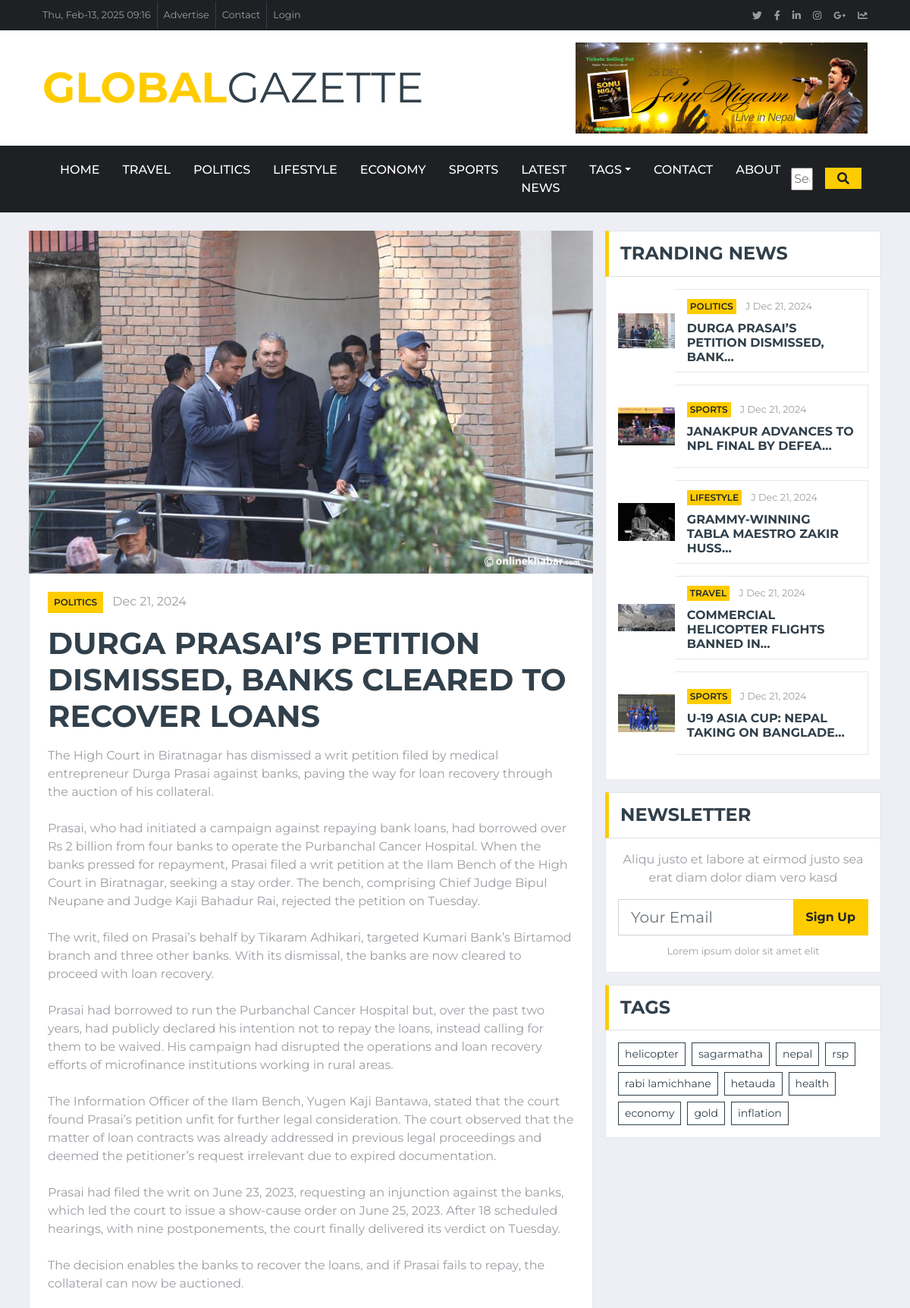
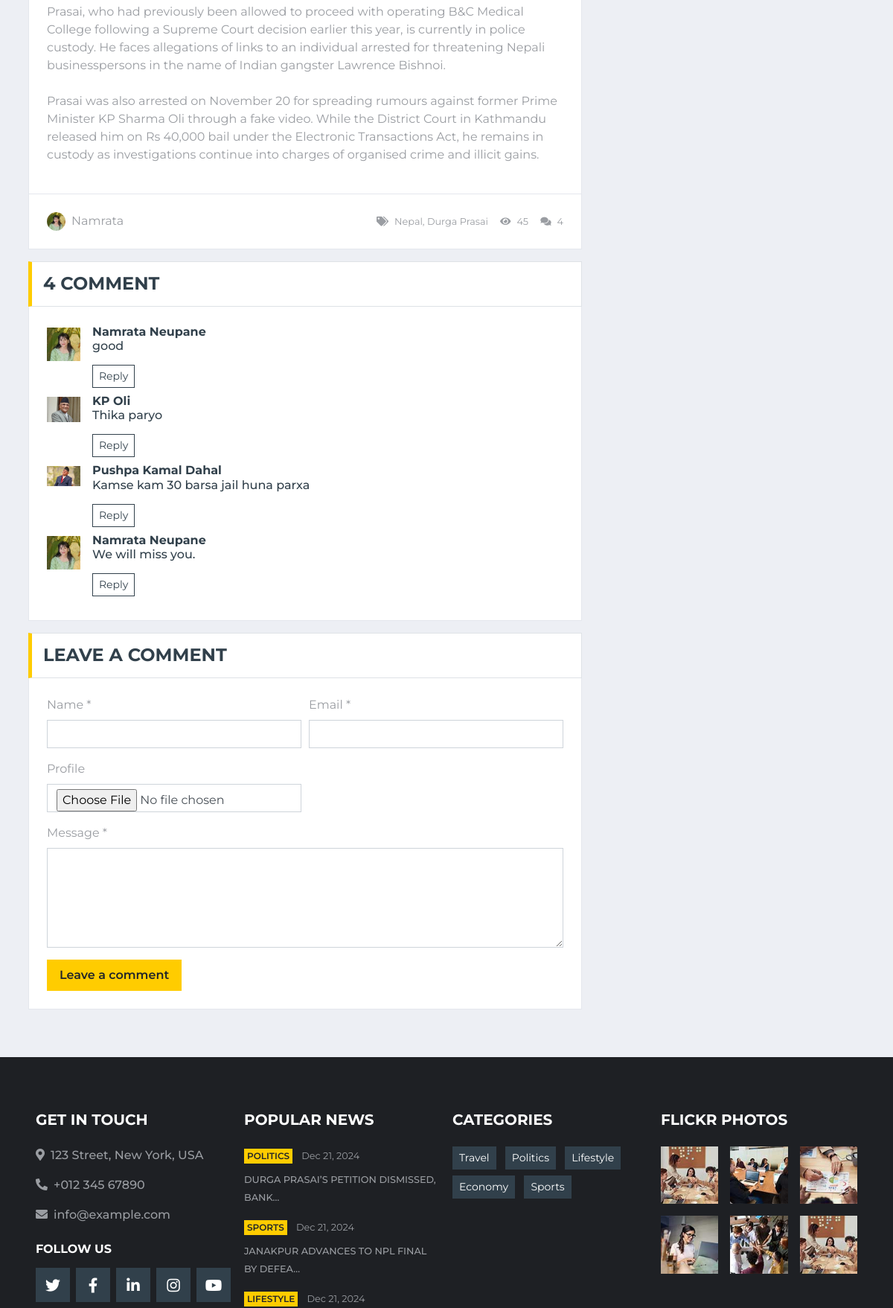
Page /Post-detail/6/ (upper part) on the committed database (2 pictures, top to bottom).
### news_app/models.py (models this page shows, shortened)
class TimeStamp(models.Model):
    created_at = models.DateTimeField(auto_now_add=True)
    updated_at = models.DateTimeField(auto_now=True)
    class Meta:
        abstract = True

class Category(TimeStamp):
    name = models.CharField(max_length=100)

class Post(TimeStamp):
    STATUS =[
        ("active", "Active"),
        ("in_active", "Inactive"),
    ]
    title = models.CharField(max_length=250)
    content = models.TextField()
    author = models.ForeignKey("auth.User", on_delete=models.CASCADE)
    image = models.ImageField(upload_to="images/%Y/%m/%d", blank=False)
    status = models.CharField(max_length=20,choices=STATUS,default="active")
    published_at = models.DateTimeField(null=True, blank=True)
    views_count = models.PositiveBigIntegerField(default=0)
    category = models.ForeignKey(Category, on_delete=models.CASCADE)
    tag = models.ManyToManyField(Tag)

class Tag(TimeStamp):
    name = models.CharField(max_length=100)
    def __str__(self):
        return self.name

class Comment(TimeStamp):
    post = models.ForeignKey(Post, on_delete= models.CASCADE)
    comment = models.TextField()
    profile = models.ImageField(upload_to="images/%Y/%m/%d", default="")
    name = models.CharField(max_length=20)
    email = models.EmailField()

### news_app/views.py (the view)
# urls.py: path("Post-detail/<int:pk>/", views.PostDetail.as_view(), name="Post-detail"),
class PostDetail(DetailView):
    model = Post
    template_name = "global/post_detail/post_detail.html"
    context_object_name = "post"
    def get_queryset(self):
        query = super().get_queryset()
        query = query.filter(published_at__isnull = False, status= "active")
        return query
    def get_context_data(self, **kwargs):
        context = super().get_context_data(**kwargs)
        obj = self.get_object()
        obj.views_count += 1
        obj.save()
        context["comments"] = Comment.objects.filter(post= obj)
        return context

### templates/global/post_detail/post_detail.html
{% extends "global/base.html" %}
{% block content %}
<div class="container-fluid">
    <div class="container">
        <div class="row">
            <div class="col-lg-8">
                {% include "global/post_detail/left/post_view.html" %}
                {% include "global/post_detail/left/comment_list.html" %}
                {% include "global/post_detail/left/comment_form.html" %}
            </div>
            <div class="col-lg-4">
                <br>
                {% include "global/home/latest/right/trending.html" %}
                {% include "global/home/latest/right/newsletter.html" %}
                {% include "global/home/latest/right/tags.html" %}
            </div>
        </div>
    </div>
</div>
{% endblock content %}

### templates/global/header.html (shortened to what this page needs)
 {% load static %}
 <div class="container-fluid d-none d-lg-block">
    <div class="row align-items-center bg-dark px-lg-5">
        <div class="col-lg-9">
            <nav class="navbar navbar-expand-sm bg-dark p-0">
                <ul class="navbar-nav ml-n2">
                    <li class="nav-item border-right border-secondary">
                        <a class="nav-link text-body small" href="#">{% now "D, M-d, Y   h:i" %}</a>
                    </li>
                    <li class="nav-item border-right border-secondary">
                        <a class="nav-link text-body small" href="#">Advertise</a>
                    </li>
                    <li class="nav-item border-right border-secondary">
                        <a class="nav-link text-body small" href="{% url 'contact' %}">Contact</a>
                    </li>
                    <li class="nav-item">
                        <a class="nav-link text-body small" href="#">Login</a>
                    </li>
                </ul>
            </nav>
        </div>
        <div class="col-lg-3 text-right d-none d-md-block">
            <nav class="navbar navbar-expand-sm bg-dark p-0">
                <ul class="navbar-nav ml-auto mr-n2">
                    <li class="nav-item">
                        <a class="nav-link text-body" href="#"><small class="fab fa-twitter"></small></a>
                    </li>
                    <li class="nav-item">
                        <a class="nav-link text-body" href="#"><small class="fab fa-facebook-f"></small></a>
                    </li>
                    <li class="nav-item">
                        <a class="nav-link text-body" href="#"><small class="fab fa-linkedin-in"></small></a>
                    </li>
                    <li class="nav-item">
                        <a class="nav-link text-body" href="#"><small class="fab fa-instagram"></small></a>
                    </li>
                    <li class="nav-item">
                        <a class="nav-link text-body" href="#"><small class="fab fa-google-plus-g"></small></a>
                    </li>
                    <li class="nav-item">
                        <a class="nav-link text-body" href="#"><small class="fas fa-chart-line"></small></a>
                    </li>
                </ul>
            </nav>
        </div>
    </div>
    <div class="row align-items-center bg-white py-3 px-lg-5">
        <div class="col-lg-4">
            <a href="index.html" class="navbar-brand p-0 d-none d-lg-block">
                <h1 class="m-0 display-4 text-uppercase text-primary">Global<span class="text-secondary font-weight-normal">Gazette</span></h1>
            </a>
        </div>
        <div class="col-lg-8 text-center text-lg-right">
            <a href="https://htmlcodex.com"><img class="img-fluid" src="{% static 'global/img/sonu2.png' %}" alt=""></a>
        </div>
    </div>
</div>
<div class="container-fluid p-0">
    <nav class="navbar navbar-expand-lg bg-dark navbar-dark py-2 py-lg-0 px-lg-5">
        <div class="collapse navbar-collapse justify-content-between px-0 px-lg-3" id="navbarCollapse">
            <div class="navbar-nav mr-auto py-0">
                <a href="/" class="nav-item nav-link {% if request.path == '/' %}active{% endif %}">Home</a>
                {% for category in categories %}
                <a href="{% url 'post-by-category' category.id %}" class="nav-item nav-link">{{ category.name }}</a>
                {% endfor %}
                <a href="{% url 'post-list' %}" class="nav-item nav-link">latest News</a>
                <div class="nav-item dropdown">
                    <a href="#" class="nav-link dropdown-toggle" data-toggle="dropdown">Tags</a>
                </div>
                <a href="{% url 'contact' %}" class="nav-item nav-link">Contact</a>
                <a href="{% url 'about' %}" class="nav-item nav-link">About</a>
            </div>
            <div class="input-group-append">
                <form method="get" action="{% url 'post-search' %}">
                    <div class="row">
                        <div class="col">
                            <input class="input-group ml-auto d-none d-lg-flex" style="width: 100%; max-width: 300px;" type="text" name="query" placeholder="Search...">
                        </div>
                        <div class="col-auto">
                            <button class="input-group-text bg-primary text-dark border-0 px-3" style="float: right;"><i class="fa fa-search"></i></button>
                        </div>
                    </div>
                </form>
            </div>
        </div>
    </nav>
</div>

### templates/global/post_detail/left/post_view.html
 {% load static %}
 <br>
<div class="position-relative mb-3">
    <img class="img-fluid w-100" src="{{ post.image.url }}" style="object-fit: cover;">
    <div class="bg-white border border-top-0 p-4">
        <div class="mb-3">
            <a class="badge badge-primary text-uppercase font-weight-semi-bold p-2 mr-2"
                href="">{{ post.category.name }}</a>
            <a class="text-body" href="">{{ post.published_at|date:"M d, Y" }}</a>
        </div>
        <h1 class="mb-3 text-secondary text-uppercase font-weight-bold">{{ post.title }}</h1>
        <p>
            {{ post.content| linebreaksbr }}
        </p>
    </div>
    <div class="d-flex justify-content-between bg-white border border-top-0 p-4">
        <div class="d-flex align-items-center">
            <img class="rounded-circle mr-2" src="{% static 'global/img/author.jpg' %}" width="25" height="25" alt="">
            <span>{{ post.author.username }}</span>
        </div>
        <div class="d-flex align-items-center">
            <small class="ml-3"><i class="fa fa-tags mr-2"></i>{{ post.tag.all|join:", " }}</small>
            <small class="ml-3"><i class="fa fa-eye mr-2"></i>{{ post.views_count }}</small>
            <small class="ml-3"><i class="fa fa-comments mr-2"></i>{{ post.comment_set.count }}</small>
        </div>
    </div>
</div>

### templates/global/post_detail/left/comment_list.html
<div class="mb-3">
    <div class="section-title mb-0">
        <h4 class="m-0 text-uppercase font-weight-bold">{{ post.comment_set.count }} Comment</h4>
    </div>
    <div class="bg-white border border-top-0 p-4">
       {% for comment in comments %}
        <div class="media">
            <img src="{{ comment.profile.url }}" alt="Image" class="img-fluid mr-3 mt-1" style="width: 45px;">
            <div class="media-body">
                <h6><a class="text-secondary font-weight-bold" href="">{{ comment.name }}</a>
                <p>{{ comment.comment }}</p>
                <button class="btn btn-sm btn-outline-secondary">Reply</button>
            </div>
        </div>
        {% endfor %}
    </div>
</div>

### templates/global/home/latest/right/trending.html
<div class="mb-3">
    <div class="section-title mb-0">
        <h4 class="m-0 text-uppercase font-weight-bold">Tranding News</h4>
    </div>
    <div class="bg-white border border-top-0 p-3">
        {% for post in trending %}
        <div class="d-flex align-items-center bg-white mb-3" style="height: 110px;">
            <a href="{% url 'Post-detail' post.id %}">
            <img class="img-fluid" src="{{ post.image.url }}" alt="" width="100px">
            </a>
            <div class="w-100 h-100 px-3 d-flex flex-column justify-content-center border border-left-0">
                <div class="mb-2">
                    <a class="badge badge-primary text-uppercase font-weight-semi-bold p-1 mr-2" href="">{{ post.category.name }}</a>
                    <a class="text-body" href=""><small>J{{ post.published_at|date:" M d, Y "}}</small></a>
                </div>
                <a class="h6 m-0 text-secondary text-uppercase font-weight-bold" href="{% url 'Post-detail' post.id %}">{{ post.title|truncatechars:40 }}</a>
            </div>
        </div>
        {% endfor %}
    </div>
</div>

### templates/global/home/latest/right/tags.html
<div class="mb-3">
    <div class="section-title mb-0">
        <h4 class="m-0 text-uppercase font-weight-bold">Tags</h4>
    </div>
    <div class="bg-white border border-top-0 p-3">
        <div class="d-flex flex-wrap m-n1">
            {% for tag in tags %}
            <a href="" class="btn btn-sm btn-outline-secondary m-1">{{ tag.name|lower }}</a>
            {% endfor %}
        </div>
    </div>
</div>

### templates/global/footer.html (shortened to what this page needs)
{% load static %}
<div class="container-fluid bg-dark pt-5 px-sm-3 px-md-5 mt-5">
    <div class="row py-4">
        <div class="col-lg-3 col-md-6 mb-5">
            <h5 class="mb-4 text-white text-uppercase font-weight-bold">Get In Touch</h5>
            <p class="font-weight-medium"><i class="fa fa-map-marker-alt mr-2"></i>123 Street, New York, USA</p>
            <p class="font-weight-medium"><i class="fa fa-phone-alt mr-2"></i>+012 345 67890</p>
            <p class="font-weight-medium"><i class="fa fa-envelope mr-2"></i>info@example.com</p>
            <h6 class="mt-4 mb-3 text-white text-uppercase font-weight-bold">Follow Us</h6>
            <div class="d-flex justify-content-start">
                <a class="btn btn-lg btn-secondary btn-lg-square mr-2" href="#"><i class="fab fa-twitter"></i></a>
                <a class="btn btn-lg btn-secondary btn-lg-square mr-2" href="#"><i class="fab fa-facebook-f"></i></a>
                <a class="btn btn-lg btn-secondary btn-lg-square mr-2" href="#"><i class="fab fa-linkedin-in"></i></a>
                <a class="btn btn-lg btn-secondary btn-lg-square mr-2" href="#"><i class="fab fa-instagram"></i></a>
                <a class="btn btn-lg btn-secondary btn-lg-square" href="#"><i class="fab fa-youtube"></i></a>
            </div>
        </div>
        <div class="col-lg-3 col-md-6 mb-5">
            <h5 class="mb-4 text-white text-uppercase font-weight-bold">Popular News</h5>
            {% for  popular in  populars %}
            <div class="mb-3">
                <div class="mb-2">
                    <a class="badge badge-primary text-uppercase font-weight-semi-bold p-1 mr-2" href="">{{  popular.category.name }}</a>
                    <a class="text-body" href=""><small>{{ popular.published_at|date:" M d, Y "}}</small></a>
                </div>
                <a class="small text-body text-uppercase font-weight-medium" href="{% url 'Post-detail' popular.id %}">{{ popular.title|truncatechars:40 }}</a>
            </div>
            {% endfor %}
        </div>
        <div class="col-lg-3 col-md-6 mb-5">
            <h5 class="mb-4 text-white text-uppercase font-weight-bold">Categories</h5>
            <div class="m-n1">
                {% for category in categories%}
                <a href="{% url 'post-by-category' category.id %}" class="btn btn-sm btn-secondary m-1">{{ category.name }}</a>
                {% endfor %}
            </div>
        </div>
        <div class="col-lg-3 col-md-6 mb-5">
            <h5 class="mb-4 text-white text-uppercase font-weight-bold">Flickr Photos</h5>
            <div class="row">
                <div class="col-4 mb-3">
                    <a href=""><img class="w-100" src="{% static 'global/img/news-110x110-1.jpg' %}" alt=""></a>
                </div>
                <div class="col-4 mb-3">
                    <a href=""><img class="w-100" src="{% static 'global/img/news-110x110-2.jpg' %}" alt=""></a>
                </div>
                <div class="col-4 mb-3">
                    <a href=""><img class="w-100" src="{% static 'global/img/news-110x110-3.jpg' %}" alt=""></a>
                </div>
                <div class="col-4 mb-3">
                    <a href=""><img class="w-100" src="{% static 'global/img/news-110x110-4.jpg' %}" alt=""></a>
                </div>
                <div class="col-4 mb-3">
                    <a href=""><img class="w-100" src="{% static 'global/img/news-110x110-5.jpg' %}" alt=""></a>
                </div>
                <div class="col-4 mb-3">
                    <a href=""><img class="w-100" src="{% static 'global/img/news-110x110-1.jpg' %}" alt=""></a>
                </div>
            </div>
        </div>
    </div>
</div>

### rows in the picture
Category: name "TRAVEL", name "Travel"
Category: name "POLITICS", name "Politics"
Category: name "LIFESTYLE", name "Lifestyle"
Category: name "ECONOMY", name "Economy"
Category: name "SPORTS", name "Sports"
Post: image (picture), category.name "POLITICS", published_at "Dec 21, 2024", title "DURGA PRASAI’S PETITION DISMISSED, BANKS CLEARED TO RECOVER LOANS", content "The High Court in Biratnagar has dismissed a writ petition filed by medical entrepreneur Durga Prasai against banks, paving the way for loan recovery through the auction of his collateral. Prasai, who had initiated a campaign against repaying bank loans, had borrowed over Rs 2 billion from four banks to operate the Purbanchal Cancer Hospital. When the banks pressed for repayment, Prasai filed a writ petition at the Ilam Bench of the High Court in Biratnagar, seeking a stay order. The bench, comprising Chief Judge Bipul Neupane and Judge Kaji Bahadur Rai, rejected the petition on Tuesday. The writ, filed on Prasai’s behalf by Tikaram Adhikari, targeted Kumari Bank’s Birtamod branch and three…", author.username "Namrata", tag.all "Nepal, Durga Prasai", views_count "45", comment_set.count "4", title "DURGA PRASAI’S PETITION DISMISSED, BANK…"
Comment: profile (picture), name "Namrata Neupane", comment "good"
Comment: profile (picture), name "KP Oli", comment "Thika paryo"
Comment: profile (picture), name "Pushpa Kamal Dahal", comment "Kamse kam 30 barsa jail huna parxa"
Comment: profile (picture), name "Namrata Neupane", comment "We will miss you."
Post: image (picture), category.name "SPORTS", published_at "Dec 21, 2024", title "JANAKPUR ADVANCES TO NPL FINAL BY DEFEA…"
Post: image (picture), category.name "LIFESTYLE", published_at "Dec 21, 2024", title "GRAMMY-WINNING TABLA MAESTRO ZAKIR HUSS…"
Post: image (picture), category.name "TRAVEL", published_at "Dec 21, 2024", title "COMMERCIAL HELICOPTER FLIGHTS BANNED IN…"
Post: image (picture), category.name "SPORTS", published_at "Dec 21, 2024", title "U-19 ASIA CUP: NEPAL TAKING ON BANGLADE…"
Tag: name "helicopter"
Tag: name "sagarmatha"
Tag: name "nepal"
Tag: name "rsp"
Tag: name "rabi lamichhane"
Tag: name "hetauda"
Tag: name "health"
Tag: name "economy"
Tag: name "gold"
Tag: name "inflation"
